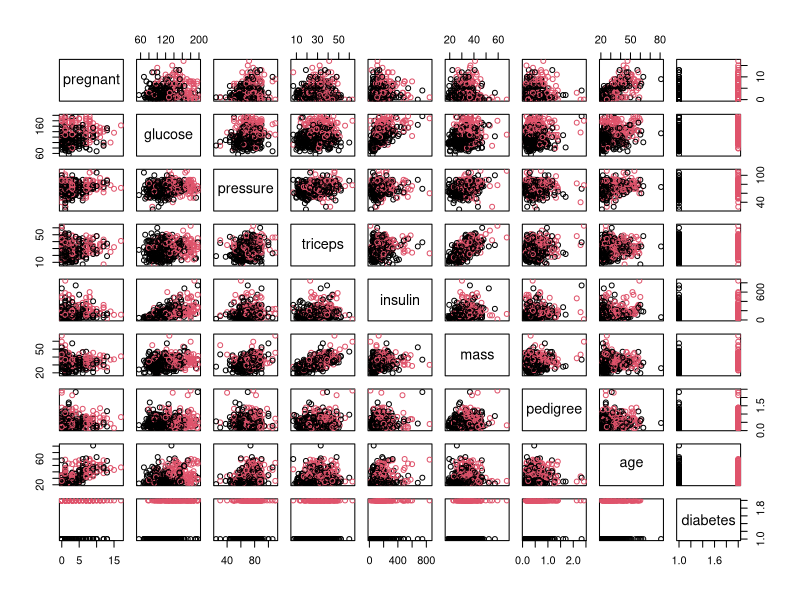
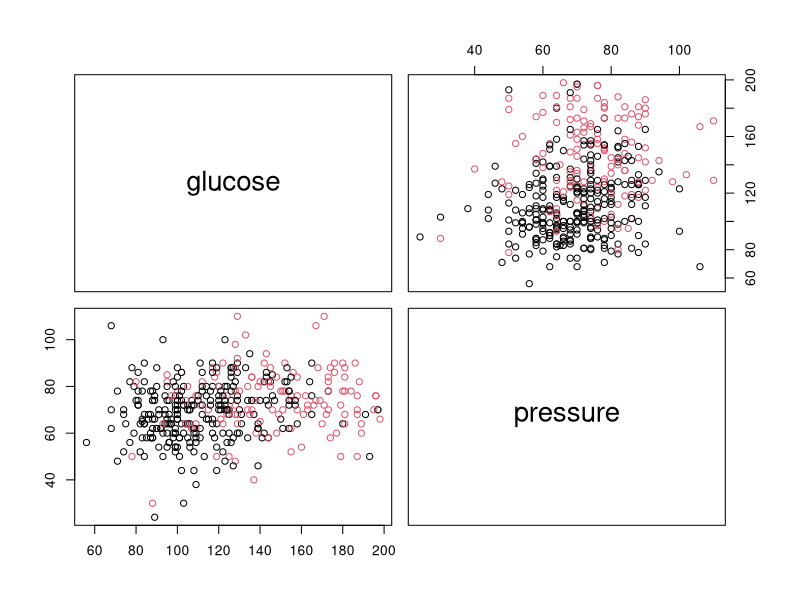
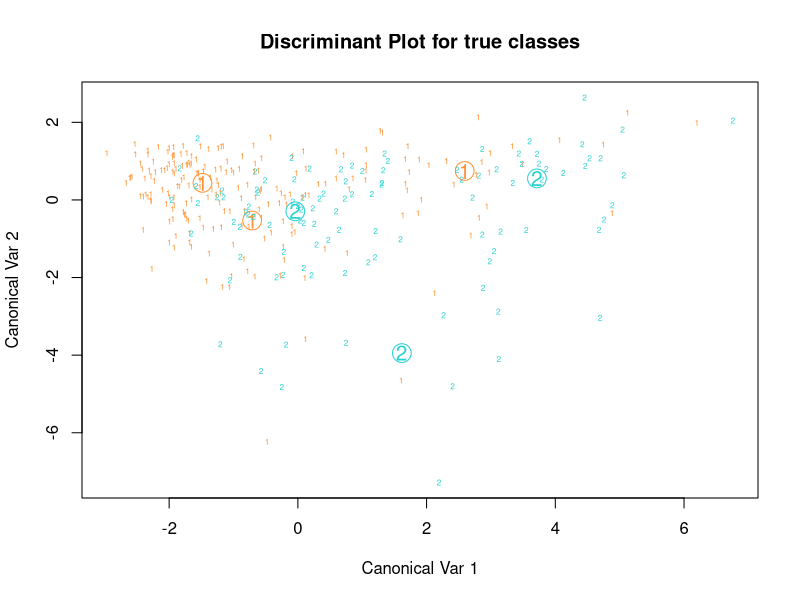
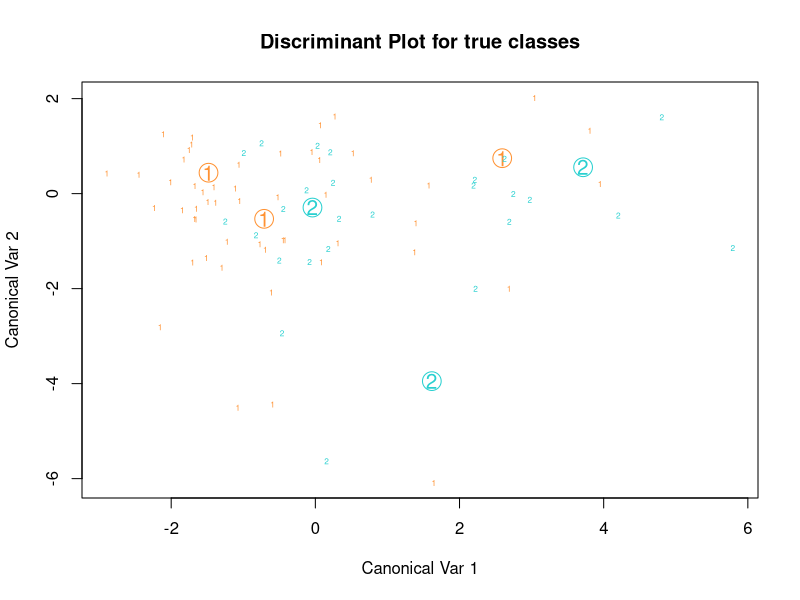

Reproduce these figures in R, in order.
## ---- chunk 1
library(tidyverse)
library(caret)
library(mda)
## ---- chunk 2
# Load the data
data("PimaIndiansDiabetes2", package = "mlbench")

# remove Nas
PimaIndiansDiabetes2 <- na.omit(PimaIndiansDiabetes2)

# Inspect the data
sample_n(PimaIndiansDiabetes2, 3)

# Covariance scatterplot Matrix. View how each variable varies with the rest as well as how the classes are distributed.
pairs(PimaIndiansDiabetes2, col=PimaIndiansDiabetes2$diabetes)

# plot two variables to see how many classes there are and if they are separable.
PimaIndiansDiabetes3=PimaIndiansDiabetes2[,c('glucose','pressure')]
pairs(PimaIndiansDiabetes3, col=PimaIndiansDiabetes2$diabetes)

# dim
dim(PimaIndiansDiabetes2)
## ---- chunk 3
# Estimate preprocessing parameters
preproc.param <- PimaIndiansDiabetes2 %>% 
  preProcess(method = c("center", "scale"))

# Transform the data using the estimated parameters
PimaIndiansDiabetes2_normalized <- preproc.param %>% predict(PimaIndiansDiabetes2)

## ---- chunk 4
set.seed(123)
training.samples <- PimaIndiansDiabetes2_normalized$diabetes %>% 
  createDataPartition(p = 0.8, list = FALSE)

train.data  <- PimaIndiansDiabetes2_normalized[training.samples, ]
test.data <- PimaIndiansDiabetes2_normalized[-training.samples, ]

## ---- chunk 5
# Fit the MDA model
mda_model <- mda(diabetes~., data = train.data)
mda_model
## ---- chunk 6
# plot the model
plot(mda_model, train.data)
## ---- chunk 7
# plot the model
plot(mda_model, test.data)
## ---- chunk 8
# Make predictions
preds <- mda_model %>% predict(test.data)
# Model accuracy
mean(preds == test.data$diabetes)
